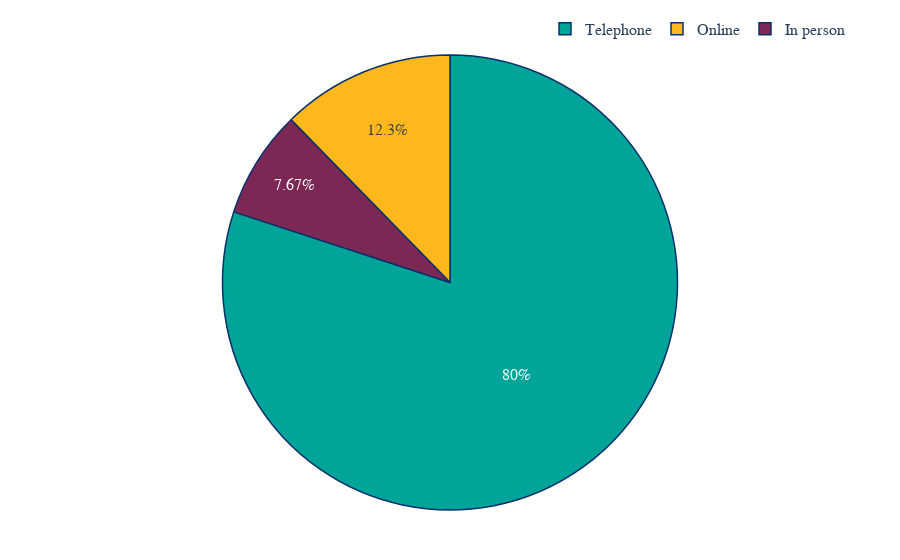

Here is the notebook cell this chart was saved with:
### Code cell
fig = px.pie(how_try_book_appointment_group, color_discrete_sequence=nhs_colours, values='Percent', names='Group Type')

# Asthetics of the plot
fig.update_layout(
    # change background colour 
    {"plot_bgcolor": "rgba(0, 0, 0, 0)", "paper_bgcolor": "rgba(0, 0, 0, 0)"},
    # change fonts
    font=dict(family="Arial", size=16),
    # autosize makes the chart 'responsive' (https://en.wikipedia.org/wiki/Responsive_web_design)
    autosize=True,
    margin=dict(
        l=50,
        r=50,
        b=50,
        t=50,
        pad=4,
        autoexpand=True
        ),
    ## options for the hover-over text
    # changes how the hover-over box is displayed
    # hoverlabel_align = 'right',
    # changes the hover-over box formatting
    hoverlabel=dict(
        bgcolor="white",
        font_size=16,
        font_family="Arial"
    ),
    legend=dict(
    orientation="h",
    yanchor="bottom",
    y=1.02,
    xanchor="right",
    x=1
    )
)
# options to change how the bars look
fig.update_traces(
    # this also changes the hover-over box formatting
    hovertemplate='<b>%{label}</b>: %{value:.1%}',
    # outline of bars
    marker_line_color = 'rgb(8,48,107)',
    marker_line_width=1.5,
    opacity=1,
    # options for text inside bars
    textposition='inside'
)


fig.show()

### Figure 1 — Plotly figure (JSON) as saved in the notebook; plotly's stock layout.template omitted (floating-point values rounded to 4 significant figures)
{"data": [{"domain": {"x": [0, 1], "y": [0, 1]}, "hovertemplate": "<b>%{label}</b>: %{value:.1%}", "labels": ["In person", "Online", "Telephone"], "legendgroup": "", "marker": {"line": {"color": "rgb(8,48,107)", "width": 1.5}}, "name": "", "opacity": 1, "showlegend": true, "textposition": "inside", "type": "pie", "values": [0.07666, 0.1231, 0.8002]}], "layout": {"autosize": true, "font": {"family": "Arial", "size": 16}, "hoverlabel": {"bgcolor": "white", "font": {"family": "Arial", "size": 16}}, "legend": {"orientation": "h", "tracegroupgap": 0, "x": 1, "xanchor": "right", "y": 1.02, "yanchor": "bottom"}, "margin": {"autoexpand": true, "b": 50, "l": 50, "pad": 4, "r": 50, "t": 50}, "paper_bgcolor": "rgba(0, 0, 0, 0)", "piecolorway": ["#00A499", "#FFB81C", "#7C2855"], "plot_bgcolor": "rgba(0, 0, 0, 0)"}}
